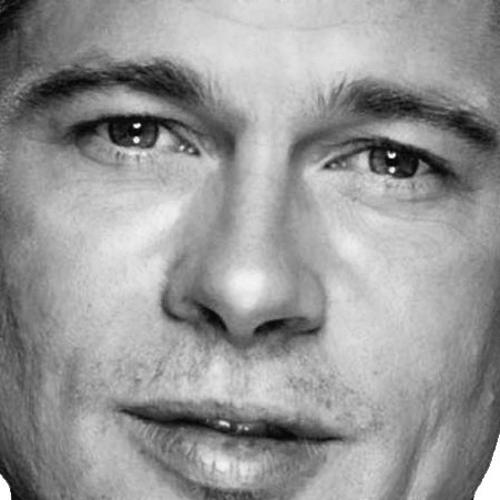
%> input picture analysis/figures/Shined_S_Celeb01_BradPitt.jpg, 500 x 500 px
$ octave BRDemo.m   (GNU Octave 9; MATLAB toolbox functions it lacks are replaced by stand-ins)
%> lines starting %> are read from the running program, lines starting %| are printed output that depends on the picture
% This script create a visualization of BR transition.

clear all
close all

% Define These variables:
% which images you want to visualize
im2show_red = './Shined_S_Celeb01_BradPitt.jpg';
im2show_blue = './Shined_S_Celeb04_KatyPerry.jpg';
percent_gradient = 1/10; % percent cange between each image

image1 = double(imread(im2show_red))/255;
%> image1: size 500x500 double; min 0, max 1, mean 0.594
image2 = double(imread(im2show_blue))/255;
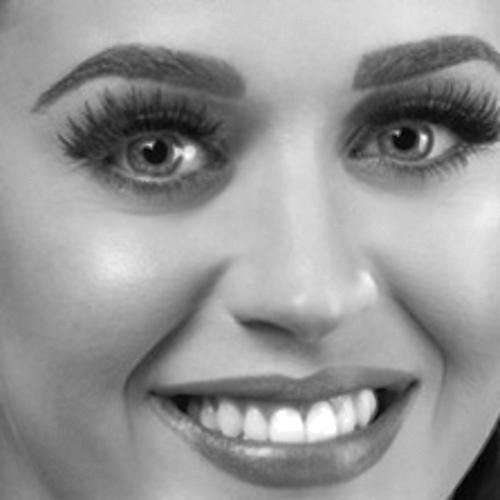
%> input picture analysis/figures/Shined_S_Celeb04_KatyPerry.jpg, 500 x 500 px
%> image2: size 500x500 double; min 0.00392, max 1, mean 0.594
[im_size] = size(image1);
%> im_size = [500 500]
[image_R,image_B] = deal(zeros(im_size(1),im_size(2),3));
image_R(:,:,1) = image1 * .8;
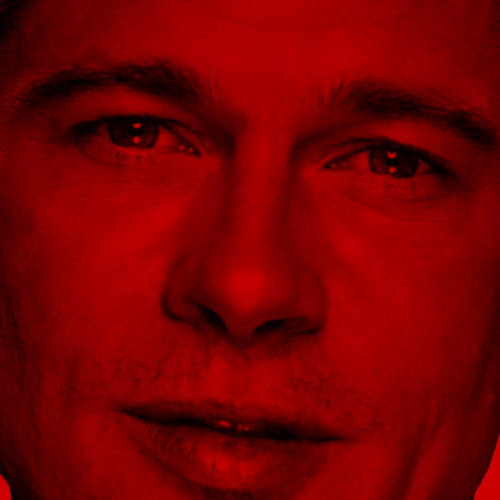
%> image_R: size 500x500x3 double; mean R, G, B 0.475, 0, 0
image_B(:,:,3) = image2 * 1;
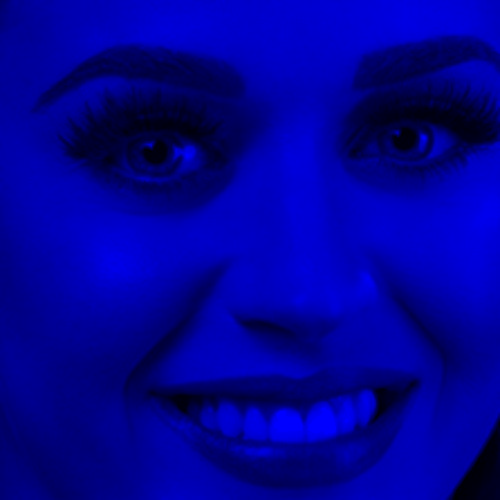
%> image_B: size 500x500x3 double; mean R, G, B 0, 0, 0.594

for Percent_blue = 0:percent_gradient:1
   figure('name',sprintf('%.2f',Percent_blue));
   imshow(image_R*(1-Percent_blue) + image_B*(Percent_blue))
end
